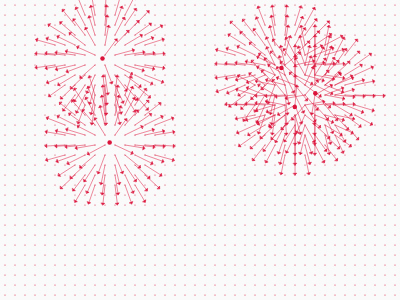
Frame 1 (no input)
Frame 2 (the mouse pressed at the canvas centre, redrawn once): identical to frame 1, image omitted

The p5.js sketch that drew this single still picture (run headless with seeded random() and noise() and a simulated clock; the mouse was pressed at the canvas centre and the sketch redrawn once):

// p5.js sketch
// ── sketch.js
let table = [];
let center = [];
let vec;
let d;
let w = 10;
let h = w;
let numCol, numRow;

function setup() {
  createCanvas(400, 300);
  numCol = floor(width / w);
  numRow = floor(height / h);
  for (let i = 0; i < numCol; i++) {
    table[i] = [];
    for (let j = 0; j < numRow; j++) {
      table[i][j] = createVector(i * w + w / 2, j * h + h / 2);
    }
  }

  for (let z = 0; z < 5; z++) {
   center[z] = createVector(random(w , width - w), random(h, height - h));
    // center[0] = createVector(100, 100);
    // center[1] = createVector(300, 200);
  }
  noLoop();
}

function draw() {
  background(250);
  stroke(220, 20, 60, 20);
  strokeWeight(.05);
  fill(220, 20, 60);
  for (let z = 0; z < center.length; z++) {
    ellipse(center[z].x, center[z].y, 4.5);

    // Grid
    for (let i = 0; i < numCol; i++) {
      for (let j = 0; j < numRow; j++) {
        ellipse(table[i][j].x, table[i][j].y, .5);
      
        //Verbindungslinien
        line(w / 2, j * h + h / 2, (numCol - 1) * w + w / 2, j * h + h / 2);
        vec = p5.Vector.sub(table[i][j], center[z]);
        vec.setMag(w*2);
        
        //Abstandsmessung um Auswahl treffen zu können
        d = dist(center[z].x, center[z].y, table[i][j].x, table[i][j].y);
        if (d < w*5) {
          push();
          stroke(220, 20, 60);
          strokeWeight(.5);
          fill(220, 20, 60);
          //Pfeile zeichnen lassen
          translate(table[i][j].x, table[i][j].y);
          line(0, 0, vec.x, vec.y);
          rotate(vec.heading());
          let arrowSize = 3.5;
          translate(vec.mag() - arrowSize / 2, 0);
          triangle(0, arrowSize / 2, 0, -arrowSize / 2, arrowSize / 2, 0);
          pop();
        }
      }
    }
  }
}
